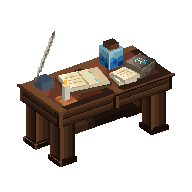

Write Python code to recreate this figure.
"""Primitive research table (two blocks): uneven thick planks with end-grain rings on a
trestle of crossed logs lashed with rope; an animal hide instead of cloth; a cord-bound
book with a glowing rune page, a clay ink pot + quill, a candle on a clay dish, a bundle
of herbs and a small carved rune stone."""
from PIL import Image
from mcrender import render, box, rotated, outline
import jar4
import distiller6


def hx(s, a=255):
    s = s.lstrip('#')
    return tuple(int(s[i:i + 2], 16) for i in (0, 2, 4)) + (a,)


paint = jar4.paint
WD = ['#1e120c', '#2e1c12', '#43291a', '#5a3822', '#74492c']       # greatwood: dark, clean, warm
RING = ['#2e1c12', '#43291a', '#5a3822']
HD = ['#2a2420', '#3e342c', '#54483a', '#6c5e4c', '#8c7c64']        # dark fur hide
PG = ['#b8a27a', '#d6c296', '#ecdcb0', '#f8eccc']
LE = ['#3a2416', '#563620', '#6e4a2c']
HB = ['#2e4a1e', '#4a6e2a', '#6e963a', '#98be58']
CY = distiller6.CY
RP = distiller6.RP
T = dict(distiller6.T)


def plank(x, y):                  # clean board face: lit top band, one grain line, dark seam
    ry = y % 8
    if ry == 7:
        return WD[0]
    if ry == 0:
        return WD[4]
    if ry == 4 and x % 7 in (1, 2, 3):
        return WD[2]
    return WD[3] if ry < 4 else WD[2]


def plank_top(x, y):
    return WD[4] if y < 2 else WD[3]


def end_grain(x, y):              # board end: dark with two soft rings
    d = ((x - 7.5) ** 2 + ((y - 7.5) * 1.6) ** 2) ** 0.5
    if d > 7.5:
        return WD[1]
    return RING[1] if 3 <= d < 4 or 6 <= d < 7 else RING[0]


def log(x, y):                    # squared timber: clean vertical stripe ramp
    return WD[4] if x < 3 else WD[3] if x < 8 else WD[2] if x < 13 else WD[1]


LT = ['#3a1c14', '#52281c', '#6a3626', '#824632']


def leather(x, y):
    if x <= 1 or y <= 1:
        return WD[4]
    if x >= 14 or y >= 14:
        return WD[1]
    return LT[3] if x + y < 10 else LT[2] if x + y < 20 else LT[1]


def hide(x, y):                   # fur: short diagonal strands, lighter fringe at the edges
    if x in (0, 15) or y in (0, 15):
        return HD[4]
    s = 3 if x + y < 12 else 2 if x + y < 22 else 1
    if (x - y) % 4 == 0:
        s = min(4, s + 1)
    return HD[s]


def page(x, y):
    if y in (4, 7, 10) and 3 <= x <= 12 and (x + y) % 5:
        return PG[0]
    return PG[3] if x < 6 else PG[2]


def rune_page(x, y):
    pts = distiller6.rune_glow(x, y)
    if pts:
        return pts
    return PG[2] if x < 8 else PG[1]


def herb(x, y):
    return HB[3] if (x + y) % 5 == 0 else HB[2] if x < 8 else HB[1]


T.update({
    'plank': paint(plank, rim=(WD[4], WD[0])), 'plank_top': paint(plank_top, rim=(WD[4], WD[1])),
    'end': paint(end_grain), 'leather': paint(leather),
    'ink': paint(lambda x, y: '#3a4a5e' if x < 6 else '#222c3a', rim=('#5a6e84', '#121820')), 'log': paint(log, rim=(WD[4], WD[0])), 'hide': paint(hide, rim=(HD[4], HD[0])),
    'page': paint(page, rim=(PG[3], PG[0])), 'rune_page': paint(rune_page),
    'cover': paint(lambda x, y: LE[2] if x + y < 14 else LE[1], rim=(LE[2], LE[0])),
    'herb': paint(herb, rim=(HB[3], HB[0])),
    'wax': paint(lambda x, y: '#efe2c2' if x < 6 else '#d6c6a0', rim=('#fff6e0', '#b8a47c')),
    'flame': paint(lambda x, y: '#fff6c8' if 5 <= x <= 10 and y > 5 else '#ffb848'),
})
q = Image.new('RGBA', (16, 16), (0, 0, 0, 0))
qp = q.load()
for i in range(12):
    x, y = 13 - i, 1 + i
    qp[x, y] = hx('#8a7a5a')
    if 1 <= i <= 9:
        qp[x - 1, y] = hx('#ece6d8')
        qp[x + 1, y] = hx('#c8c0ae')
T['quill'] = q


def M():
    full = [0, 0, 16, 16]
    E = []
    side = {'north': 'plank', 'south': 'plank', 'east': 'plank', 'west': 'plank', 'up': 'leather', 'down': 'plank'}
    # thick top made of two blocks, a leather work surface inset in each, a slim overhanging lip
    for x0 in (0, 16):
        E.append(box((x0, 11.0, 0), (x0 + 16, 15.0, 16), side, uv={k: full for k in side}))
    E.append(box((-0.4, 14.6, -0.4), (32.4, 15.2, 16.4), {'north': 'plank', 'south': 'plank', 'east': 'plank', 'west': 'plank', 'up': 'plank_top', 'down': 'plank'}, faces=('north', 'south', 'east', 'west', 'down')))
    # chunky square legs with a small foot, and a stretcher
    for (lx, lz) in ((1.0, 1.0), (27.0, 1.0), (1.0, 11.0), (27.0, 11.0)):
        E.append(box((lx, 1.0, lz), (lx + 4.0, 11.0, lz + 4.0), 'log', uv={k: full for k in ('north', 'south', 'east', 'west')}))
        E.append(box((lx - 0.4, 0, lz - 0.4), (lx + 4.4, 1.0, lz + 4.4), 'log'))
    E.append(box((5.0, 3.0, 7.0), (27.0, 4.6, 9.0), 'log'))
    # open book (hero) on the left block, rune page rising
    book = [
        box((7.0, 15.0, 4.0), (18.0, 15.6, 12.0), 'cover'),
        box((7.5, 15.6, 4.5), (12.4, 16.4, 11.5), 'page', uv={'up': full}),
        box((12.6, 15.6, 4.5), (17.5, 16.4, 11.5), 'page', uv={'up': full}),
        rotated(box((12.6, 16.4, 4.6), (17.3, 16.45, 11.4), {'up': 'rune_page', 'down': 'page'}, faces=('up', 'down'), uv={'up': full}, emissive=True), 'z', 16, (12.6, 16.4, 8)),
    ]
    E += [rotated(b, 'y', -12, (12.5, 15, 8)) for b in book]
    # inkwell (dark glass) + quill, left back
    E.append(box((2.4, 15.0, 2.4), (5.6, 17.2, 5.6), 'ink'))
    E.append(rotated(box((-1.6, 16.2, 4.0), (10.4, 28.2, 4.01), 'quill', faces=('south', 'north'), uv={'south': full, 'north': [16, 0, 0, 16]}), 'y', 25, (4.0, 16.6, 4.0)))
    # candle on a dish, left front
    E.append(box((2.6, 15.0, 10.4), (6.2, 15.5, 14.0), 'clay'))
    E.append(box((3.8, 15.5, 11.6), (5.0, 19.2, 12.8), 'wax'))
    E.append(box((4.2, 19.2, 12.0), (4.6, 20.4, 12.4), 'flame', emissive=True))
    # right block: a few research materials laid out (herb bundle, rune stone, stacked notes)
    # a small essentia jar (same glass as the placed jar)
    E.append(box((21.0, 15.0, 2.2), (25.0, 19.6, 6.2), {k: 'glass_aqua' for k in ('north', 'south', 'east', 'west')} | {'up': 'glass_top', 'down': 'glass_top'}, uv={k: full for k in ('north', 'south', 'east', 'west')}))
    E.append(box((21.7, 19.6, 2.9), (24.3, 20.8, 5.5), {'north': 'cork', 'south': 'cork', 'east': 'cork', 'west': 'cork', 'up': 'cork_top', 'down': 'cork'}))
    E.append(rotated(box((24.0, 15.0, 8.6), (29.2, 17.8, 13.4), 'stone_rune', uv={'up': full, 'south': full}), 'y', 15, (26.6, 15, 11)))
    E.append(rotated(box((24.0, 17.8, 8.6), (29.2, 17.85, 13.4), 'rune_glow', faces=('up',), uv={'up': full}, emissive=True), 'y', 15, (26.6, 15, 11)))
    E.append(rotated(box((19.0, 15.0, 9.0), (23.6, 15.8, 14.0), 'page', uv={'up': full}), 'y', -8, (21.3, 15, 11.5)))
    E.append(rotated(box((19.4, 15.8, 9.3), (24.0, 16.4, 14.3), 'page', uv={'up': full}), 'y', 6, (21.7, 15.8, 11.8)))
    return {'elements': E}


if __name__ == '__main__':
    im = render(M(), T, size=192, scale=0.36, light=True, rot_y=35, center=(16, 10.5, 8))
    im = outline(im, (255, 255, 255, 50))
    im.save('desk8.png')
    big = im.resize((576, 576), Image.NEAREST)
    sh = Image.new('RGBA', (616, 616), (14, 16, 20, 255))
    sh.paste(big, (20, 20), big)
    sh.save('prev_desk8.png')
    print('ok')
